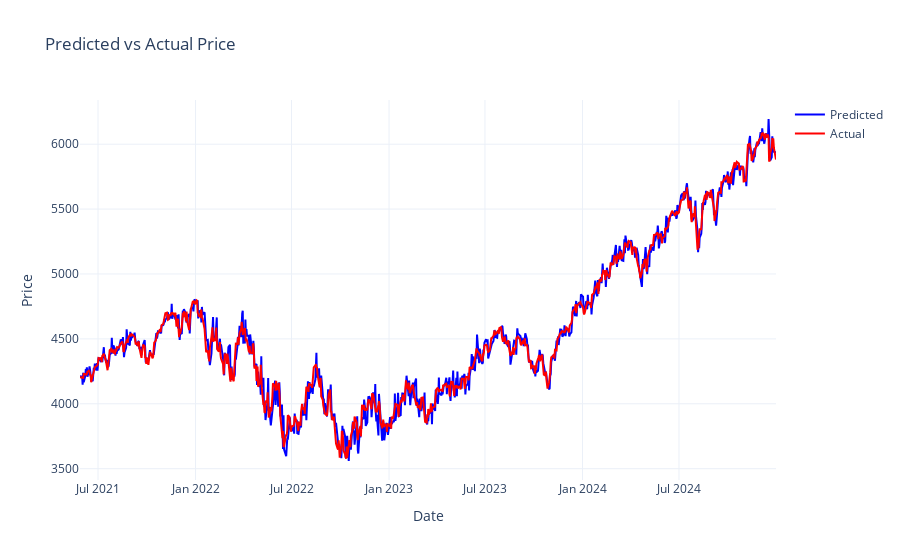

Source (notebook cell):
### Code cell
fig = go.Figure()
fig.add_trace(go.Scatter(
    x=merged_df.index,
    y=merged_df["predicted"],
    mode='lines',
    name='Predicted',
    line=dict(color='blue')
))
fig.add_trace(go.Scatter(
    x=merged_df.index,
    y=merged_df["price"],
    mode='lines',
    name='Actual',
    line=dict(color='red')
))
fig.update_layout(
    title=f"Predicted vs Actual Price",
    xaxis_title="Date",
    yaxis_title="Price",
    template="plotly_white"
)

### Figure 1 — Plotly figure (JSON) as saved in the notebook; plotly's stock layout.template omitted (floating-point values rounded to 4 significant figures; data arrays with more than 128 entries replaced by an {"elided": "..."} marker saying what was removed)
{"data": [{"line": {"color": "blue"}, "mode": "lines", "name": "Predicted", "type": "scatter", "x": {"elided": "904 str values"}, "y": {"elided": "904 float values"}}, {"line": {"color": "red"}, "mode": "lines", "name": "Actual", "type": "scatter", "x": {"elided": "904 str values"}, "y": {"elided": "904 float values"}}], "layout": {"title": {"text": "Predicted vs Actual Price"}, "xaxis": {"title": {"text": "Date"}}, "yaxis": {"title": {"text": "Price"}}}}
